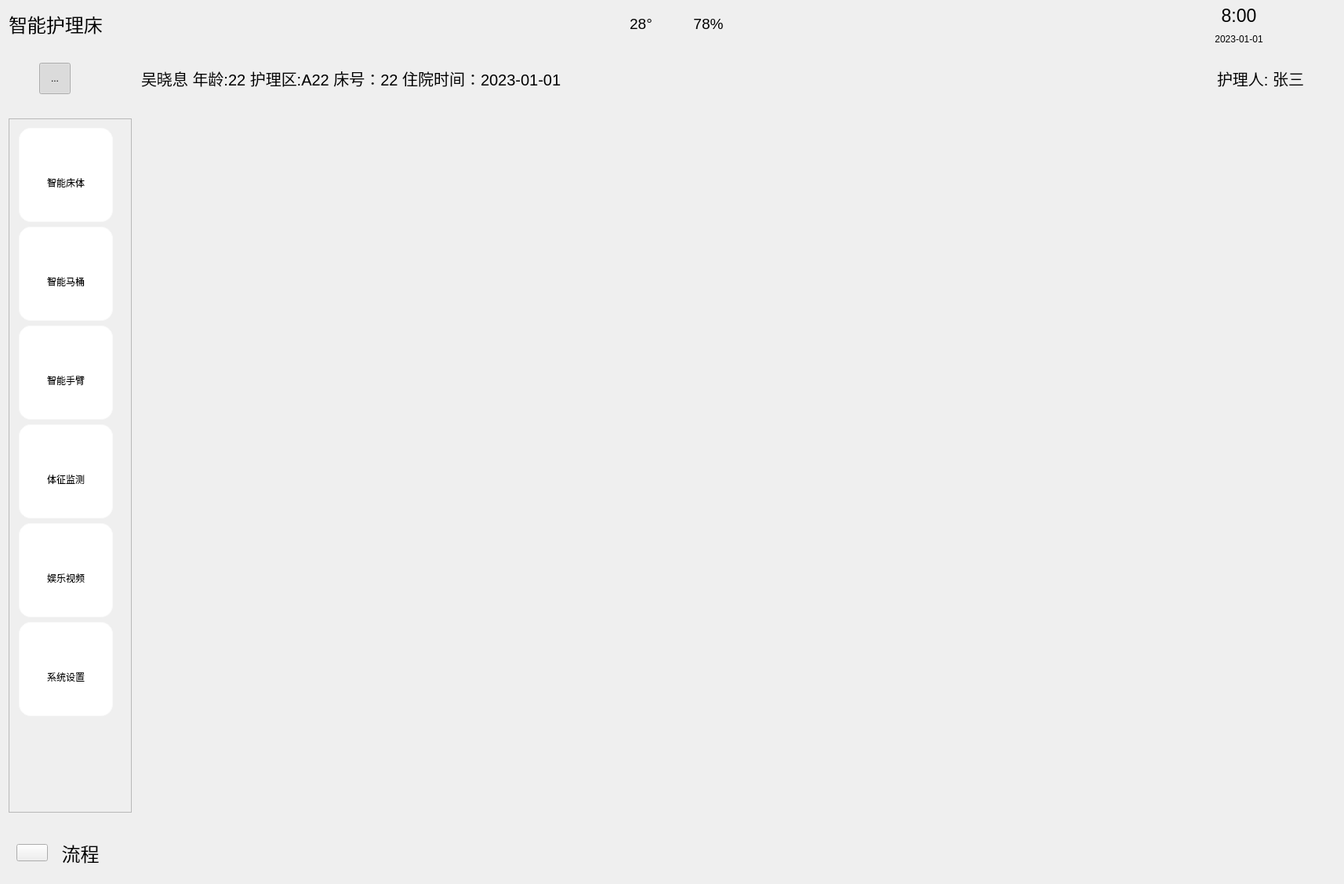
<?xml version="1.0" encoding="UTF-8"?>
<ui version="4.0">
 <class>QtIntellectNurseClass</class>
 <widget class="QMainWindow" name="QtIntellectNurseClass">
  <property name="geometry">
   <rect>
    <x>0</x>
    <y>0</y>
    <width>1714</width>
    <height>1127</height>
   </rect>
  </property>
  <property name="windowTitle">
   <string>QtIntellectNurse</string>
  </property>
  <widget class="QWidget" name="centralWidget">
   <property name="Style_Widget" stdset="0">
    <string>Style_Base_Widget</string>
   </property>
   <layout class="QVBoxLayout" name="verticalLayout">
    <property name="spacing">
     <number>0</number>
    </property>
    <property name="leftMargin">
     <number>0</number>
    </property>
    <property name="topMargin">
     <number>0</number>
    </property>
    <property name="rightMargin">
     <number>0</number>
    </property>
    <property name="bottomMargin">
     <number>0</number>
    </property>
    <item>
     <widget class="QWidget" name="topWidget" native="true">
      <property name="minimumSize">
       <size>
        <width>0</width>
        <height>60</height>
       </size>
      </property>
      <property name="maximumSize">
       <size>
        <width>16777215</width>
        <height>60</height>
       </size>
      </property>
      <property name="Style_Widget" stdset="0">
       <string>Style_Edge_Widget</string>
      </property>
      <layout class="QHBoxLayout" name="horizontalLayout">
       <property name="topMargin">
        <number>0</number>
       </property>
       <property name="bottomMargin">
        <number>0</number>
       </property>
       <item>
        <widget class="QLabel" name="label">
         <property name="sizePolicy">
          <sizepolicy hsizetype="Fixed" vsizetype="Preferred">
           <horstretch>0</horstretch>
           <verstretch>0</verstretch>
          </sizepolicy>
         </property>
         <property name="font">
          <font>
           <pointsize>18</pointsize>
          </font>
         </property>
         <property name="text">
          <string>智能护理床</string>
         </property>
         <property name="Style_Label" stdset="0">
          <string>Style_White_Widget</string>
         </property>
        </widget>
       </item>
       <item>
        <spacer name="horizontalSpacer">
         <property name="orientation">
          <enum>Qt::Horizontal</enum>
         </property>
         <property name="sizeHint" stdset="0">
          <size>
           <width>40</width>
           <height>20</height>
          </size>
         </property>
        </spacer>
       </item>
       <item>
        <widget class="PixmapWidget" name="temperatureIcon" native="true">
         <property name="sizePolicy">
          <sizepolicy hsizetype="Expanding" vsizetype="Preferred">
           <horstretch>0</horstretch>
           <verstretch>0</verstretch>
          </sizepolicy>
         </property>
         <property name="maximumSize">
          <size>
           <width>40</width>
           <height>40</height>
          </size>
         </property>
        </widget>
       </item>
       <item>
        <widget class="QLabel" name="label_2">
         <property name="sizePolicy">
          <sizepolicy hsizetype="Fixed" vsizetype="Preferred">
           <horstretch>0</horstretch>
           <verstretch>0</verstretch>
          </sizepolicy>
         </property>
         <property name="font">
          <font>
           <pointsize>14</pointsize>
          </font>
         </property>
         <property name="text">
          <string>28°</string>
         </property>
         <property name="alignment">
          <set>Qt::AlignCenter</set>
         </property>
         <property name="Style_Label" stdset="0">
          <string>Style_White_Widget</string>
         </property>
        </widget>
       </item>
       <item>
        <widget class="PixmapWidget" name="humidityIcon" native="true">
         <property name="sizePolicy">
          <sizepolicy hsizetype="Expanding" vsizetype="Preferred">
           <horstretch>0</horstretch>
           <verstretch>0</verstretch>
          </sizepolicy>
         </property>
         <property name="maximumSize">
          <size>
           <width>40</width>
           <height>40</height>
          </size>
         </property>
        </widget>
       </item>
       <item>
        <widget class="QLabel" name="label_3">
         <property name="sizePolicy">
          <sizepolicy hsizetype="Fixed" vsizetype="Preferred">
           <horstretch>0</horstretch>
           <verstretch>0</verstretch>
          </sizepolicy>
         </property>
         <property name="font">
          <font>
           <pointsize>14</pointsize>
          </font>
         </property>
         <property name="text">
          <string>78%</string>
         </property>
         <property name="alignment">
          <set>Qt::AlignCenter</set>
         </property>
         <property name="Style_Label" stdset="0">
          <string>Style_White_Widget</string>
         </property>
        </widget>
       </item>
       <item>
        <spacer name="horizontalSpacer_2">
         <property name="orientation">
          <enum>Qt::Horizontal</enum>
         </property>
         <property name="sizeHint" stdset="0">
          <size>
           <width>40</width>
           <height>20</height>
          </size>
         </property>
        </spacer>
       </item>
       <item>
        <widget class="QWidget" name="widget_3" native="true">
         <property name="sizePolicy">
          <sizepolicy hsizetype="Fixed" vsizetype="Preferred">
           <horstretch>0</horstretch>
           <verstretch>0</verstretch>
          </sizepolicy>
         </property>
         <layout class="QVBoxLayout" name="verticalLayout_2">
          <property name="leftMargin">
           <number>0</number>
          </property>
          <property name="topMargin">
           <number>3</number>
          </property>
          <property name="rightMargin">
           <number>0</number>
          </property>
          <property name="bottomMargin">
           <number>3</number>
          </property>
          <item>
           <widget class="QLabel" name="label_4">
            <property name="font">
             <font>
              <pointsize>17</pointsize>
             </font>
            </property>
            <property name="text">
             <string>8:00</string>
            </property>
            <property name="alignment">
             <set>Qt::AlignCenter</set>
            </property>
            <property name="Style_Label" stdset="0">
             <string>Style_White_Widget</string>
            </property>
           </widget>
          </item>
          <item>
           <widget class="QLabel" name="label_5">
            <property name="sizePolicy">
             <sizepolicy hsizetype="Preferred" vsizetype="Fixed">
              <horstretch>0</horstretch>
              <verstretch>0</verstretch>
             </sizepolicy>
            </property>
            <property name="text">
             <string>2023-01-01</string>
            </property>
            <property name="alignment">
             <set>Qt::AlignCenter</set>
            </property>
            <property name="Style_Label" stdset="0">
             <string>Style_White_Widget</string>
            </property>
           </widget>
          </item>
         </layout>
        </widget>
       </item>
       <item>
        <widget class="PixmapWidget" name="soundIcon" native="true">
         <property name="sizePolicy">
          <sizepolicy hsizetype="Expanding" vsizetype="Preferred">
           <horstretch>0</horstretch>
           <verstretch>0</verstretch>
          </sizepolicy>
         </property>
         <property name="maximumSize">
          <size>
           <width>40</width>
           <height>40</height>
          </size>
         </property>
        </widget>
       </item>
       <item>
        <widget class="PixmapWidget" name="networkIcon" native="true">
         <property name="sizePolicy">
          <sizepolicy hsizetype="Expanding" vsizetype="Preferred">
           <horstretch>0</horstretch>
           <verstretch>0</verstretch>
          </sizepolicy>
         </property>
         <property name="maximumSize">
          <size>
           <width>40</width>
           <height>40</height>
          </size>
         </property>
        </widget>
       </item>
      </layout>
     </widget>
    </item>
    <item>
     <widget class="QWidget" name="midWidget" native="true">
      <layout class="QVBoxLayout" name="verticalLayout_4">
       <property name="spacing">
        <number>0</number>
       </property>
       <property name="leftMargin">
        <number>0</number>
       </property>
       <property name="topMargin">
        <number>0</number>
       </property>
       <property name="rightMargin">
        <number>0</number>
       </property>
       <property name="bottomMargin">
        <number>0</number>
       </property>
       <item>
        <widget class="QWidget" name="widget_6" native="true">
         <property name="minimumSize">
          <size>
           <width>0</width>
           <height>80</height>
          </size>
         </property>
         <property name="maximumSize">
          <size>
           <width>16777215</width>
           <height>80</height>
          </size>
         </property>
         <property name="Style_Widget" stdset="0">
          <string>Style_Title_Widget</string>
         </property>
         <layout class="QHBoxLayout" name="horizontalLayout_5">
          <property name="spacing">
           <number>25</number>
          </property>
          <property name="leftMargin">
           <number>50</number>
          </property>
          <property name="rightMargin">
           <number>50</number>
          </property>
          <item>
           <widget class="QToolButton" name="IntellectHomeBtn">
            <property name="minimumSize">
             <size>
              <width>40</width>
              <height>40</height>
             </size>
            </property>
            <property name="maximumSize">
             <size>
              <width>40</width>
              <height>40</height>
             </size>
            </property>
            <property name="text">
             <string>...</string>
            </property>
            <property name="icon">
             <iconset resource="../../../resources/QtIntellectNurse.qrc">
              <normaloff>:/image/common/首页.png</normaloff>:/image/common/首页.png</iconset>
            </property>
            <property name="iconSize">
             <size>
              <width>40</width>
              <height>40</height>
             </size>
            </property>
            <property name="checkable">
             <bool>true</bool>
            </property>
            <property name="checked">
             <bool>true</bool>
            </property>
            <attribute name="buttonGroup">
             <string notr="true">buttonGroup</string>
            </attribute>
           </widget>
          </item>
          <item>
           <widget class="PixmapWidget" name="userHeader" native="true">
            <property name="sizePolicy">
             <sizepolicy hsizetype="Expanding" vsizetype="Preferred">
              <horstretch>0</horstretch>
              <verstretch>0</verstretch>
             </sizepolicy>
            </property>
            <property name="maximumSize">
             <size>
              <width>40</width>
              <height>40</height>
             </size>
            </property>
           </widget>
          </item>
          <item>
           <widget class="QLabel" name="label_7">
            <property name="font">
             <font>
              <pointsize>15</pointsize>
             </font>
            </property>
            <property name="text">
             <string>吴晓息 年龄:22 护理区:A22 床号：22 住院时间：2023-01-01</string>
            </property>
           </widget>
          </item>
          <item>
           <spacer name="horizontalSpacer_3">
            <property name="orientation">
             <enum>Qt::Horizontal</enum>
            </property>
            <property name="sizeHint" stdset="0">
             <size>
              <width>40</width>
              <height>20</height>
             </size>
            </property>
           </spacer>
          </item>
          <item>
           <widget class="PixmapWidget" name="huHeader" native="true">
            <property name="sizePolicy">
             <sizepolicy hsizetype="Expanding" vsizetype="Preferred">
              <horstretch>0</horstretch>
              <verstretch>0</verstretch>
             </sizepolicy>
            </property>
            <property name="maximumSize">
             <size>
              <width>40</width>
              <height>40</height>
             </size>
            </property>
           </widget>
          </item>
          <item>
           <widget class="QLabel" name="label_8">
            <property name="sizePolicy">
             <sizepolicy hsizetype="Fixed" vsizetype="Preferred">
              <horstretch>0</horstretch>
              <verstretch>0</verstretch>
             </sizepolicy>
            </property>
            <property name="font">
             <font>
              <pointsize>15</pointsize>
             </font>
            </property>
            <property name="text">
             <string>护理人: 张三</string>
            </property>
           </widget>
          </item>
         </layout>
        </widget>
       </item>
       <item>
        <widget class="QWidget" name="widget_7" native="true">
         <layout class="QHBoxLayout" name="horizontalLayout_6">
          <property name="spacing">
           <number>0</number>
          </property>
          <item>
           <widget class="QScrollArea" name="scrollArea">
            <property name="sizePolicy">
             <sizepolicy hsizetype="Preferred" vsizetype="Preferred">
              <horstretch>0</horstretch>
              <verstretch>0</verstretch>
             </sizepolicy>
            </property>
            <property name="minimumSize">
             <size>
              <width>150</width>
              <height>0</height>
             </size>
            </property>
            <property name="styleSheet">
             <string notr="true">QAbstractButton {
	padding-top: 20px;
    border-radius: 15px;
    border: 1px solid #F9F9F9;
    background-color: #FFFFFF;
}
QAbstractButton:checked {
	background-color: transparent;
    border: 0px solid #F9F9F9;
}
QWidget[MainButtonChecked = true]
{
	background-image: url(:/image/common/导航选中bj.png);
}
</string>
            </property>
            <property name="verticalScrollBarPolicy">
             <enum>Qt::ScrollBarAlwaysOff</enum>
            </property>
            <property name="horizontalScrollBarPolicy">
             <enum>Qt::ScrollBarAlwaysOff</enum>
            </property>
            <property name="widgetResizable">
             <bool>true</bool>
            </property>
            <widget class="QWidget" name="scrollAreaWidgetContents">
             <property name="geometry">
              <rect>
               <x>0</x>
               <y>0</y>
               <width>151</width>
               <height>768</height>
              </rect>
             </property>
             <property name="sizePolicy">
              <sizepolicy hsizetype="Preferred" vsizetype="Fixed">
               <horstretch>0</horstretch>
               <verstretch>0</verstretch>
              </sizepolicy>
             </property>
             <property name="Style_Widget" stdset="0">
              <string>Style_Transparent_Widget</string>
             </property>
             <layout class="QVBoxLayout" name="verticalLayout_5">
              <item>
               <widget class="QWidget" name="widget_10" native="true">
                <property name="minimumSize">
                 <size>
                  <width>133</width>
                  <height>120</height>
                 </size>
                </property>
                <property name="MainButtonChecked" stdset="0">
                 <bool>false</bool>
                </property>
                <layout class="QHBoxLayout" name="horizontalLayout_11">
                 <property name="leftMargin">
                  <number>0</number>
                 </property>
                 <property name="topMargin">
                  <number>0</number>
                 </property>
                 <property name="rightMargin">
                  <number>10</number>
                 </property>
                 <property name="bottomMargin">
                  <number>0</number>
                 </property>
                 <item>
                  <widget class="QToolButton" name="IntellectBedBtn">
                   <property name="sizePolicy">
                    <sizepolicy hsizetype="Preferred" vsizetype="Preferred">
                     <horstretch>0</horstretch>
                     <verstretch>0</verstretch>
                    </sizepolicy>
                   </property>
                   <property name="minimumSize">
                    <size>
                     <width>120</width>
                     <height>120</height>
                    </size>
                   </property>
                   <property name="maximumSize">
                    <size>
                     <width>120</width>
                     <height>120</height>
                    </size>
                   </property>
                   <property name="text">
                    <string>智能床体</string>
                   </property>
                   <property name="icon">
                    <iconset resource="../../../resources/QtIntellectNurse.qrc">
                     <normaloff>:/image/home/medical 57.png</normaloff>:/image/home/medical 57.png</iconset>
                   </property>
                   <property name="iconSize">
                    <size>
                     <width>32</width>
                     <height>32</height>
                    </size>
                   </property>
                   <property name="checkable">
                    <bool>true</bool>
                   </property>
                   <property name="checked">
                    <bool>false</bool>
                   </property>
                   <property name="toolButtonStyle">
                    <enum>Qt::ToolButtonTextUnderIcon</enum>
                   </property>
                   <attribute name="buttonGroup">
                    <string notr="true">buttonGroup</string>
                   </attribute>
                  </widget>
                 </item>
                </layout>
               </widget>
              </item>
              <item>
               <widget class="QWidget" name="widget_11" native="true">
                <property name="minimumSize">
                 <size>
                  <width>133</width>
                  <height>120</height>
                 </size>
                </property>
                <property name="MainButtonChecked" stdset="0">
                 <bool>false</bool>
                </property>
                <layout class="QHBoxLayout" name="horizontalLayout_12">
                 <property name="leftMargin">
                  <number>0</number>
                 </property>
                 <property name="topMargin">
                  <number>0</number>
                 </property>
                 <property name="rightMargin">
                  <number>10</number>
                 </property>
                 <property name="bottomMargin">
                  <number>0</number>
                 </property>
                 <item>
                  <widget class="QToolButton" name="IntellectToiletBtn">
                   <property name="sizePolicy">
                    <sizepolicy hsizetype="Preferred" vsizetype="Preferred">
                     <horstretch>0</horstretch>
                     <verstretch>0</verstretch>
                    </sizepolicy>
                   </property>
                   <property name="minimumSize">
                    <size>
                     <width>120</width>
                     <height>120</height>
                    </size>
                   </property>
                   <property name="maximumSize">
                    <size>
                     <width>120</width>
                     <height>120</height>
                    </size>
                   </property>
                   <property name="text">
                    <string>智能马桶</string>
                   </property>
                   <property name="icon">
                    <iconset resource="../../../resources/QtIntellectNurse.qrc">
                     <normaloff>:/image/home/closestool2.png</normaloff>:/image/home/closestool2.png</iconset>
                   </property>
                   <property name="iconSize">
                    <size>
                     <width>32</width>
                     <height>32</height>
                    </size>
                   </property>
                   <property name="checkable">
                    <bool>true</bool>
                   </property>
                   <property name="toolButtonStyle">
                    <enum>Qt::ToolButtonTextUnderIcon</enum>
                   </property>
                   <attribute name="buttonGroup">
                    <string notr="true">buttonGroup</string>
                   </attribute>
                  </widget>
                 </item>
                </layout>
               </widget>
              </item>
              <item>
               <widget class="QWidget" name="widget_12" native="true">
                <property name="minimumSize">
                 <size>
                  <width>133</width>
                  <height>120</height>
                 </size>
                </property>
                <property name="MainButtonChecked" stdset="0">
                 <bool>false</bool>
                </property>
                <layout class="QHBoxLayout" name="horizontalLayout_13">
                 <property name="leftMargin">
                  <number>0</number>
                 </property>
                 <property name="topMargin">
                  <number>0</number>
                 </property>
                 <property name="rightMargin">
                  <number>10</number>
                 </property>
                 <property name="bottomMargin">
                  <number>0</number>
                 </property>
                 <item>
                  <widget class="QToolButton" name="IntellectArmBtn">
                   <property name="sizePolicy">
                    <sizepolicy hsizetype="Preferred" vsizetype="Preferred">
                     <horstretch>0</horstretch>
                     <verstretch>0</verstretch>
                    </sizepolicy>
                   </property>
                   <property name="minimumSize">
                    <size>
                     <width>120</width>
                     <height>120</height>
                    </size>
                   </property>
                   <property name="maximumSize">
                    <size>
                     <width>120</width>
                     <height>120</height>
                    </size>
                   </property>
                   <property name="text">
                    <string>智能手臂</string>
                   </property>
                   <property name="icon">
                    <iconset resource="../../../resources/QtIntellectNurse.qrc">
                     <normaloff>:/image/home/arm.png</normaloff>:/image/home/arm.png</iconset>
                   </property>
                   <property name="iconSize">
                    <size>
                     <width>32</width>
                     <height>32</height>
                    </size>
                   </property>
                   <property name="checkable">
                    <bool>true</bool>
                   </property>
                   <property name="toolButtonStyle">
                    <enum>Qt::ToolButtonTextUnderIcon</enum>
                   </property>
                   <attribute name="buttonGroup">
                    <string notr="true">buttonGroup</string>
                   </attribute>
                  </widget>
                 </item>
                </layout>
               </widget>
              </item>
              <item>
               <widget class="QWidget" name="widget_13" native="true">
                <property name="minimumSize">
                 <size>
                  <width>133</width>
                  <height>120</height>
                 </size>
                </property>
                <property name="MainButtonChecked" stdset="0">
                 <bool>false</bool>
                </property>
                <layout class="QHBoxLayout" name="horizontalLayout_14">
                 <property name="leftMargin">
                  <number>0</number>
                 </property>
                 <property name="topMargin">
                  <number>0</number>
                 </property>
                 <property name="rightMargin">
                  <number>10</number>
                 </property>
                 <property name="bottomMargin">
                  <number>0</number>
                 </property>
                 <item>
                  <widget class="QToolButton" name="IntellectSignBtn">
                   <property name="sizePolicy">
                    <sizepolicy hsizetype="Preferred" vsizetype="Preferred">
                     <horstretch>0</horstretch>
                     <verstretch>0</verstretch>
                    </sizepolicy>
                   </property>
                   <property name="minimumSize">
                    <size>
                     <width>120</width>
                     <height>120</height>
                    </size>
                   </property>
                   <property name="maximumSize">
                    <size>
                     <width>120</width>
                     <height>120</height>
                    </size>
                   </property>
                   <property name="text">
                    <string>体征监测</string>
                   </property>
                   <property name="icon">
                    <iconset resource="../../../resources/QtIntellectNurse.qrc">
                     <normaloff>:/image/home/detection.png</normaloff>:/image/home/detection.png</iconset>
                   </property>
                   <property name="iconSize">
                    <size>
                     <width>32</width>
                     <height>32</height>
                    </size>
                   </property>
                   <property name="checkable">
                    <bool>true</bool>
                   </property>
                   <property name="toolButtonStyle">
                    <enum>Qt::ToolButtonTextUnderIcon</enum>
                   </property>
                   <attribute name="buttonGroup">
                    <string notr="true">buttonGroup</string>
                   </attribute>
                  </widget>
                 </item>
                </layout>
               </widget>
              </item>
              <item>
               <widget class="QWidget" name="widget_9" native="true">
                <property name="minimumSize">
                 <size>
                  <width>133</width>
                  <height>120</height>
                 </size>
                </property>
                <property name="MainButtonChecked" stdset="0">
                 <bool>false</bool>
                </property>
                <layout class="QHBoxLayout" name="horizontalLayout_10">
                 <property name="leftMargin">
                  <number>0</number>
                 </property>
                 <property name="topMargin">
                  <number>0</number>
                 </property>
                 <property name="rightMargin">
                  <number>10</number>
                 </property>
                 <property name="bottomMargin">
                  <number>0</number>
                 </property>
                 <item>
                  <widget class="QToolButton" name="IntellectVideoBtn">
                   <property name="sizePolicy">
                    <sizepolicy hsizetype="Preferred" vsizetype="Preferred">
                     <horstretch>0</horstretch>
                     <verstretch>0</verstretch>
                    </sizepolicy>
                   </property>
                   <property name="minimumSize">
                    <size>
                     <width>120</width>
                     <height>120</height>
                    </size>
                   </property>
                   <property name="maximumSize">
                    <size>
                     <width>120</width>
                     <height>120</height>
                    </size>
                   </property>
                   <property name="text">
                    <string>娱乐视频</string>
                   </property>
                   <property name="icon">
                    <iconset resource="../../../resources/QtIntellectNurse.qrc">
                     <normaloff>:/image/home/video.png</normaloff>:/image/home/video.png</iconset>
                   </property>
                   <property name="iconSize">
                    <size>
                     <width>32</width>
                     <height>32</height>
                    </size>
                   </property>
                   <property name="checkable">
                    <bool>true</bool>
                   </property>
                   <property name="toolButtonStyle">
                    <enum>Qt::ToolButtonTextUnderIcon</enum>
                   </property>
                   <attribute name="buttonGroup">
                    <string notr="true">buttonGroup</string>
                   </attribute>
                  </widget>
                 </item>
                </layout>
               </widget>
              </item>
              <item>
               <widget class="QWidget" name="widget_8" native="true">
                <property name="minimumSize">
                 <size>
                  <width>133</width>
                  <height>120</height>
                 </size>
                </property>
                <property name="MainButtonChecked" stdset="0">
                 <bool>false</bool>
                </property>
                <layout class="QHBoxLayout" name="horizontalLayout_9">
                 <property name="leftMargin">
                  <number>0</number>
                 </property>
                 <property name="topMargin">
                  <number>0</number>
                 </property>
                 <property name="rightMargin">
                  <number>10</number>
                 </property>
                 <property name="bottomMargin">
                  <number>0</number>
                 </property>
                 <item>
                  <widget class="QToolButton" name="IntellectSettingsBtn">
                   <property name="sizePolicy">
                    <sizepolicy hsizetype="Preferred" vsizetype="Preferred">
                     <horstretch>0</horstretch>
                     <verstretch>0</verstretch>
                    </sizepolicy>
                   </property>
                   <property name="minimumSize">
                    <size>
                     <width>120</width>
                     <height>120</height>
                    </size>
                   </property>
                   <property name="maximumSize">
                    <size>
                     <width>120</width>
                     <height>120</height>
                    </size>
                   </property>
                   <property name="text">
                    <string>系统设置</string>
                   </property>
                   <property name="icon">
                    <iconset resource="../../../resources/QtIntellectNurse.qrc">
                     <normaloff>:/image/home/setting.png</normaloff>:/image/home/setting.png</iconset>
                   </property>
                   <property name="iconSize">
                    <size>
                     <width>32</width>
                     <height>32</height>
                    </size>
                   </property>
                   <property name="checkable">
                    <bool>true</bool>
                   </property>
                   <property name="checked">
                    <bool>false</bool>
                   </property>
                   <property name="toolButtonStyle">
                    <enum>Qt::ToolButtonTextUnderIcon</enum>
                   </property>
                   <attribute name="buttonGroup">
                    <string notr="true">buttonGroup</string>
                   </attribute>
                  </widget>
                 </item>
                </layout>
               </widget>
              </item>
             </layout>
            </widget>
           </widget>
          </item>
          <item>
           <widget class="QStackedWidget" name="stackedWidget">
            <property name="sizePolicy">
             <sizepolicy hsizetype="Preferred" vsizetype="Preferred">
              <horstretch>0</horstretch>
              <verstretch>0</verstretch>
             </sizepolicy>
            </property>
           </widget>
          </item>
         </layout>
        </widget>
       </item>
      </layout>
     </widget>
    </item>
    <item>
     <widget class="QWidget" name="bottomWidget" native="true">
      <property name="minimumSize">
       <size>
        <width>80</width>
        <height>80</height>
       </size>
      </property>
      <property name="maximumSize">
       <size>
        <width>16777215</width>
        <height>80</height>
       </size>
      </property>
      <property name="Style_Widget" stdset="0">
       <string>Style_Edge_Widget</string>
      </property>
      <layout class="QHBoxLayout" name="horizontalLayout_2">
       <property name="leftMargin">
        <number>0</number>
       </property>
       <property name="topMargin">
        <number>0</number>
       </property>
       <property name="rightMargin">
        <number>0</number>
       </property>
       <property name="bottomMargin">
        <number>0</number>
       </property>
       <item>
        <widget class="QWidget" name="widget" native="true">
         <property name="maximumSize">
          <size>
           <width>150</width>
           <height>16777215</height>
          </size>
         </property>
         <layout class="QHBoxLayout" name="horizontalLayout_3">
          <item>
           <widget class="QWidget" name="widget_4" native="true">
            <property name="Style_Widget" stdset="0">
             <string>Style_Home_Bottom_Tip_Widget</string>
            </property>
            <layout class="QHBoxLayout" name="horizontalLayout_8">
             <property name="spacing">
              <number>15</number>
             </property>
             <property name="leftMargin">
              <number>10</number>
             </property>
             <property name="topMargin">
              <number>0</number>
             </property>
             <property name="rightMargin">
              <number>10</number>
             </property>
             <property name="bottomMargin">
              <number>0</number>
             </property>
             <item>
              <widget class="QPushButton" name="pushButton">
               <property name="text">
                <string/>
               </property>
               <property name="icon">
                <iconset resource="../../../resources/QtIntellectNurse.qrc">
                 <normaloff>:/image/common/流程1.png</normaloff>:/image/common/流程1.png</iconset>
               </property>
               <property name="iconSize">
                <size>
                 <width>32</width>
                 <height>32</height>
                </size>
               </property>
              </widget>
             </item>
             <item>
              <widget class="QLabel" name="label_6">
               <property name="sizePolicy">
                <sizepolicy hsizetype="Expanding" vsizetype="Preferred">
                 <horstretch>0</horstretch>
                 <verstretch>0</verstretch>
                </sizepolicy>
               </property>
               <property name="font">
                <font>
                 <pointsize>18</pointsize>
                </font>
               </property>
               <property name="text">
                <string>流程</string>
               </property>
               <property name="alignment">
                <set>Qt::AlignCenter</set>
               </property>
               <property name="Style_Label" stdset="0">
                <string>Style_White_Widget</string>
               </property>
              </widget>
             </item>
            </layout>
           </widget>
          </item>
         </layout>
        </widget>
       </item>
       <item>
        <widget class="QWidget" name="widget_2" native="true">
         <layout class="QHBoxLayout" name="horizontalLayout_4">
          <property name="topMargin">
           <number>0</number>
          </property>
          <property name="rightMargin">
           <number>50</number>
          </property>
          <property name="bottomMargin">
           <number>15</number>
          </property>
          <item>
           <widget class="QWidget" name="widget_5" native="true">
            <property name="Style_Widget" stdset="0">
             <string>Style_Special_Bottom_Widget</string>
            </property>
            <layout class="QHBoxLayout" name="horizontalLayout_7">
             <property name="leftMargin">
              <number>0</number>
             </property>
             <property name="topMargin">
              <number>0</number>
             </property>
             <property name="rightMargin">
              <number>0</number>
             </property>
             <property name="bottomMargin">
              <number>0</number>
             </property>
            </layout>
           </widget>
          </item>
         </layout>
        </widget>
       </item>
      </layout>
     </widget>
    </item>
   </layout>
  </widget>
 </widget>
 <layoutdefault spacing="6" margin="11"/>
 <customwidgets>
  <customwidget>
   <class>PixmapWidget</class>
   <extends>QWidget</extends>
   <header>Component/PixmapWidget/PixmapWidget.h</header>
   <container>1</container>
  </customwidget>
 </customwidgets>
 <resources>
  <include location="../../../resources/QtIntellectNurse.qrc"/>
 </resources>
 <connections/>
 <buttongroups>
  <buttongroup name="buttonGroup"/>
 </buttongroups>
</ui>
